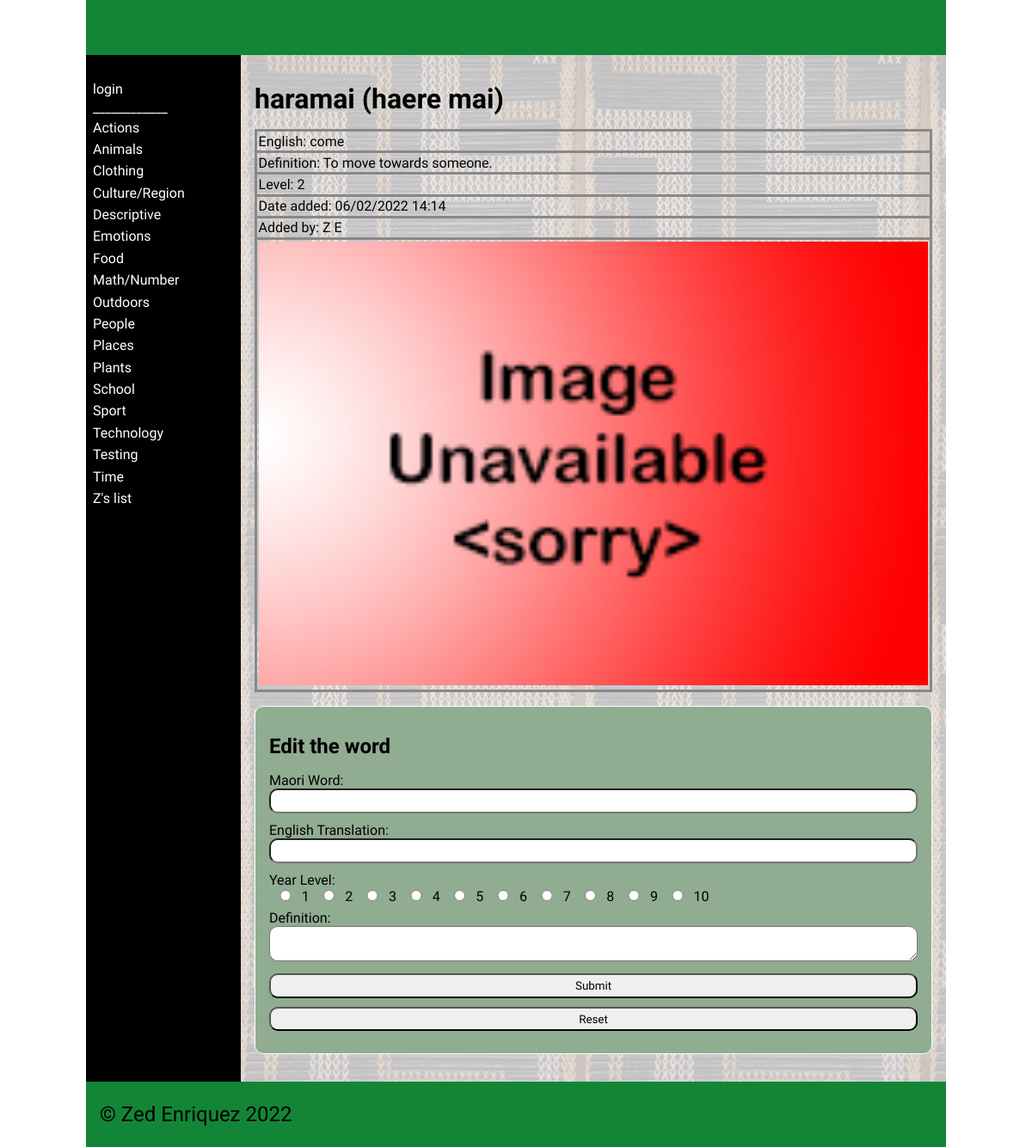
The page /word/1 on the database as committed earlier.
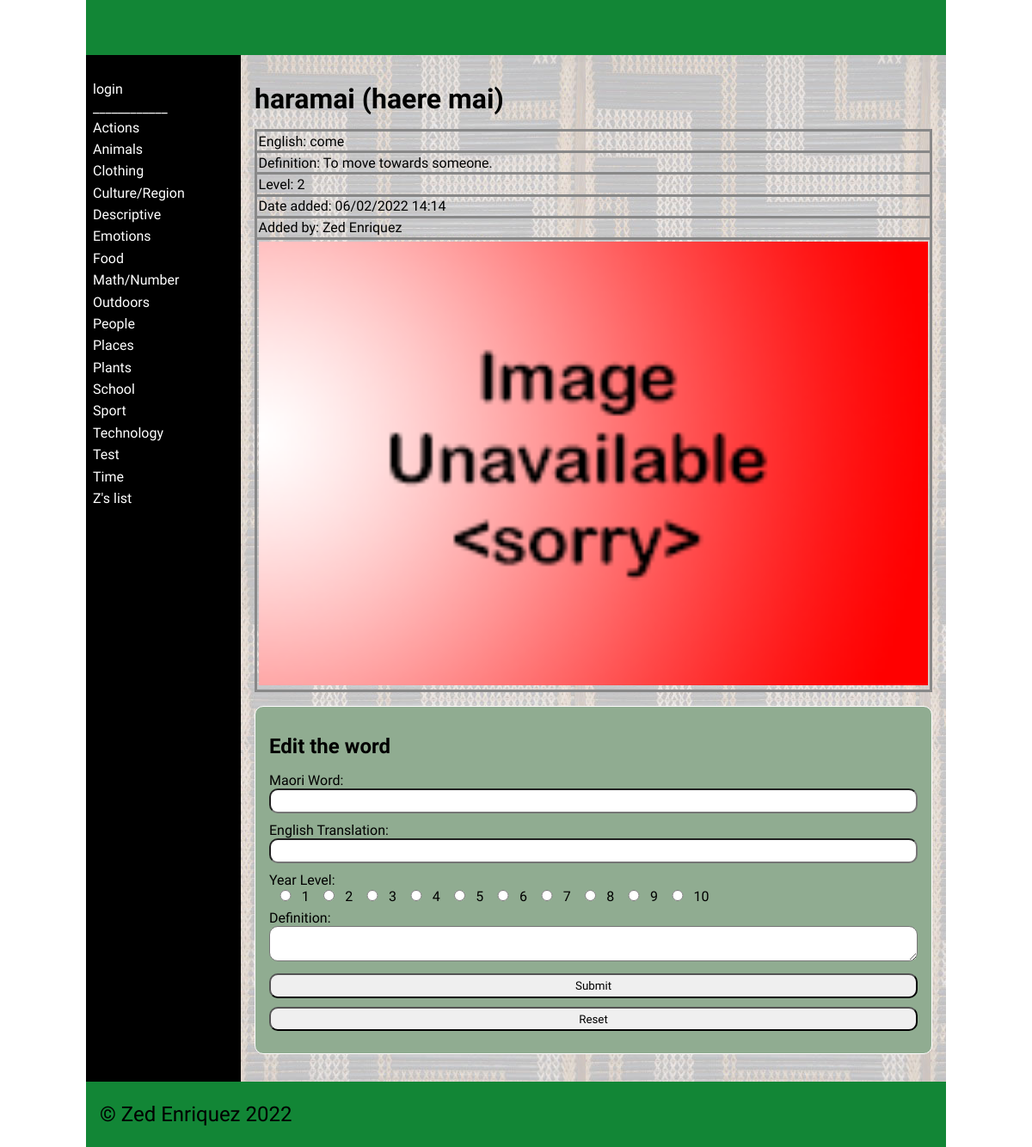
The same page on the database as committed later.
### tables this page shows
CREATE TABLE "categories"
(
	id integer
		constraint categories_pk
			primary key autoincrement,
	category_name varchar(30)
);

CREATE TABLE "dictionary"
(
    id         integer
        constraint dictionary_pk
            primary key autoincrement,
    Maori      varchar(30),
    English    varchar(30),
    cat_id     integer
        references categories
            on delete cascade,
    Definition varchar(80),
    Level      integer,
    Image      varchar(60),
    Date       datetime,
    User_id    integer
        constraint dictionary_users_id_fk
            references users
);

CREATE TABLE "users"
(
    id       integer
        constraint users_pk
            primary key autoincrement,
    fname    varchar(30),
    lname    varchar(30),
    email    varchar(80),
    password varchar(30),
    teacher  boolean
);

### app.py (the view, shortened to what this page needs)
@app.route('/word/<word_id>', methods=["GET", "POST"])
def render_word_page(word_id):
    return render_template('word.html', contents=dictionary_data(), categories_obtained=categories(),
                           logged_in=is_logged_in(), teacher_perm=is_teacher(), word_id=int(word_id),
                           user_obtained=user_details())

### app.py (called while the page is built)
def create_connection(db_file):
    try:
        connection = sqlite3.connect(db_file)
        connection.execute('pragma foreign_keys=ON')
        return connection
    except Error as e:
        print(e)
    return None

def categories():
    query = "SELECT id, category_name FROM categories ORDER BY category_name ASC"
    con = create_connection(DATABASE)
    cur = con.cursor()
    cur.execute(query)
    category_list = cur.fetchall()
    con.close()
    return category_list

def dictionary_data():
    con = create_connection(DATABASE)
    query = "SELECT * FROM dictionary ORDER BY Maori ASC "
    cur = con.cursor()
    cur.execute(query,)
    contents = cur.fetchall()
    con.close()
    return contents

def is_logged_in():
    if session.get("email") is None:
        print("not logged in")
        return False
    else:
        print("logged in")
        return True

def is_teacher():
    if session.get("teacher") == 0:
        print("A teacher isn't logged in")
        return False
    else:
        print("A Teacher is logged in")
        return True

def user_details():
    con = create_connection(DATABASE)
    query = "SELECT fname, lname, id FROM users"
    cur = con.cursor()
    cur.execute(query,)
    user_obtained = cur.fetchall()
    con.close()
    return user_obtained

### templates/word.html (shortened to what this page needs)
{% extends "base.html" %}
{% block main %}
    {% for word_content in contents %}
        {% if word_content[0] == word_id %}
            <h1>{{word_content[1]}}</h1>
            <table>
                <tbody>
                    <td>English: {{word_content[2]}} </td>
                </tbody>
                <tbody>
                    <td>Definition: {{word_content[4]}} </td>
                </tbody>
                <tbody>
                    <td>Level: {{word_content[5]}} </td>
                </tbody>
                 <tbody>
                    <td>Date added: {{word_content[7]}} </td>
                </tbody>
                {% for user in user_obtained %}
                    {% if user[2] == word_content[8] %}
                        <tbody>
                            <td>Added by: {{user[0]}} {{user[1]}}</td>
                        </tbody>
                    {% endif %}
                {% endfor %}
                <tbody>
                    <td><img src="/static/images/{{word_content[6]}}" class=thumb</td>
                </tbody>
            </table>
        {% endif %}
    {% endfor %}
    {% if teacher_perm %}
            <form class="dataForm" method="POST">
            <h2>Edit the word</h2>
                <div class = "form-group">
                    <div class="form-label">Maori Word:</div>
                    <div class="form-element"><input id="edit_maori" name="edit_maori" type="text" required
                    MAXLENGTH="30"></div>
                </div>
                <div class = "form-group">
                    <div class="form-label">English Translation:</div>
                    <div class="form-element"><input id="edit_english" name="edit_english" type="text" required
                    MAXLENGTH="30"></div>
                </div>
                <div class="form-element">
                        <div class="form-label">Year Level:</div>
                        {% for i in range(10) %}
                            <input value = "{{ i + 1 }}" name="edit_level" type="radio" required><a>{{ i + 1 }} </a>
                        {% endfor %}
                </div>
                <div class = "form-group">
                    <div class="form-label">Definition:</div>
                    <div class="form-element"><textarea id="edit_definition" name="edit_definition"
                                                        type="text" required></textarea></div>
                </div>
                <div class="button-group">
                    <input type="submit" value="Submit">
                    <input type="reset" value="Reset">
                </div>
            </form>
    {% endif %}
{% endblock %}

### templates/base.html (shortened to what this page needs)
<!doctype html>
<html lang="en">
<head>
	<link href="{{ url_for('static', filename='css/style.css') }}" rel="stylesheet">
</head>
<body>
	<div id="container">
		<header>
			<h1>{% block heading %}{% endblock %}</h1>
		</header>
		<nav>
			<ul>
				{% if logged_in %}
					<li><a href="/">ʕ•́ᴥ•̀ʔっ</a></li>
						{% if teacher_perm %}
						<li><a href="/add_category">Add a category</a></li>
						{% endif %}
                    <li><a href="/logout">Logout</a></li>
				{% else %}
                    <li><a href="/login">login</a></li>
                {% endif %}
			</ul>
			<a> ____________ </a>
			<ul>
				{% for category in categories_obtained %}
				<li><a href="/category/{{ category[0] }}">{{ category[1] }}</a></li>
				{% endfor %}}
			</ul>
		</nav>
		<main>
            {% block main%}{% endblock %}
        </main>
		<footer>
			<p>
				&copy; Zed Enriquez 2022
			</p>
		</footer>
	</div>
</body>
</html>

### static/css/style.css (style rules this page uses)
* { font-family: Comfortaa, sans-serif; margin: 0; padding: 0; box-sizing: border-box; }
#container { display: grid; grid-template-columns: 75px auto; grid-template-areas: 'nav header' 'main main' 'footer footer'; }
header { grid-area: header; background-color: #128636; padding: 1rem; }
nav { grid-area: nav; }
main { grid-area: main; padding: 1rem; background-color: #999; }
h1, h2, h3, h4 { padding: 1rem 0; font-family: Comfortaa, sans-serif; color: #000; }
p { padding: 0.5rem 0; }
a { color: #000; }
img { width: 100%; }
.dataForm { margin: 1rem 0; border: 1px solid #fff; padding: 1rem; background-color: #90ac91; border-radius: 10px; }
.dataForm input, textarea { width: 100%; border-radius: 10px; padding: 0.3rem; margin-bottom: 10px; }
.dataForm input[type='radio'] { width: 5%; }
table { width: 100%; border: 2px solid #666; border-collapse: collapse; }
th, td { border: 3px solid #888; padding: 0.1rem; text-align: left; }
footer { grid-area: footer; padding: 1rem; background-color: #128636; }
footer p { color: #000; font-size: 1.5rem; }
@media only screen and (min-width: 768px) { #container { grid-template-columns: 180px auto; grid-template-areas: 'header header' 'nav main' 'footer footer'; } }
@media only screen and (min-width: 768px) { nav { background: linear-gradient(180deg, rgb(0 0 0) 0%, rgba(0, 0, 0, 1) 50%, rgb(0 0 0) 100%); padding: 0.5rem; } }
@media only screen and (min-width: 768px) { nav ul { list-style: none; } }
@media only screen and (min-width: 768px) { nav li { padding: 0.2rem 0; } }
@media only screen and (min-width: 768px) { nav a { color: #fff; text-decoration: none; } }
@media only screen and (min-width: 768px) { main { background-image: url('../images/poutama.jpg'); } }
@media only screen and (min-width: 1000px) { #container { width: 1000px; margin: auto; } }

Rows that differ between the two databases and show on the page:
removed categories: category_name "Testing"
added categories: category_name "Test"
changed users: fname "Z" → "Zed"; lname "E" → "Enriquez"
